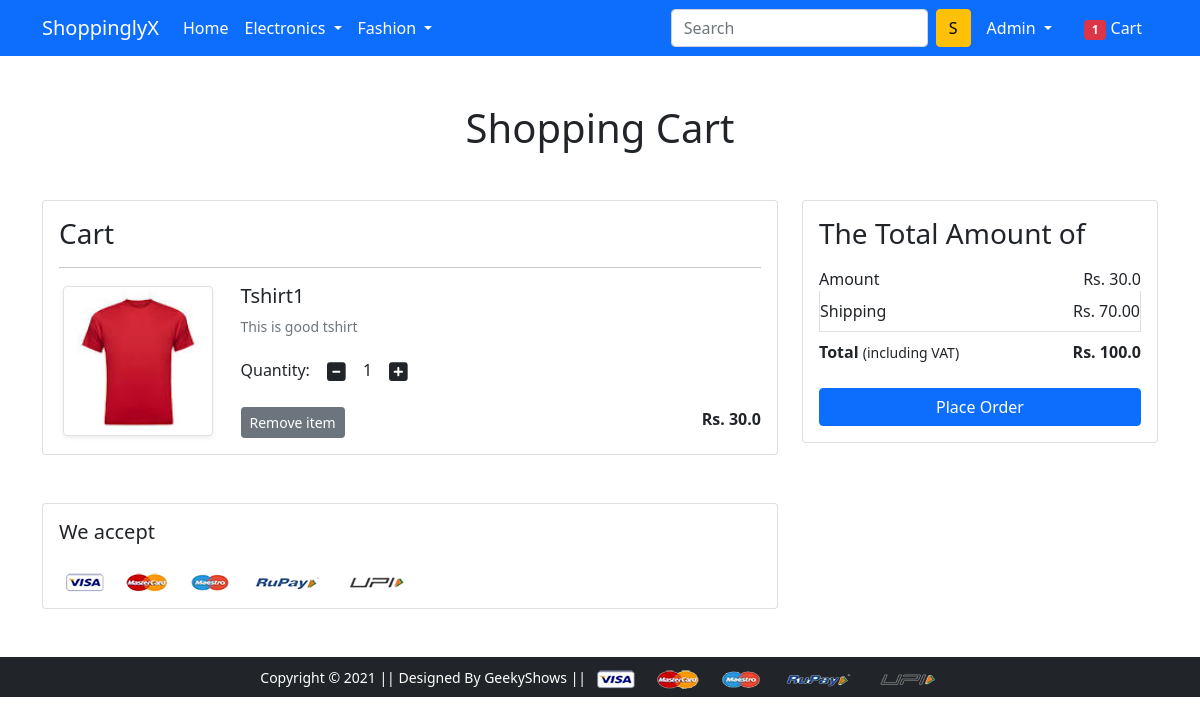
The app's page /cart/ (signed in) with its own data.
### app/models.py (models this page shows, shortened)
class Cart(models.Model):
    user = models.ForeignKey(User , on_delete=models.CASCADE)
    product = models.ForeignKey(Product , on_delete=models.CASCADE)
    quantity = models.PositiveIntegerField(default=1)

class Product(models.Model):
    title =models.CharField(max_length=100)
    selling_price = models.FloatField()
    discount_price = models.FloatField()
    description = models.TextField()
    brand = models.CharField(max_length=100)
    category = models.CharField(choices=CATEGORY_CHOICES , max_length=2)
    product_image = models.ImageField(upload_to='productimg')

### app/views.py (the view)
# urls.py: path('cart/',views.show_cart,name='show_cart'),
@login_required
def show_cart(request):
 if request.user.is_authenticated:
  user = request.user
  cart = Cart.objects.filter(user=user)
  amount = 0.0
  shipping_amount = 70.0
  total_amount = 0.0
  cart_product = [p for p in Cart.objects.all() if p.user == user]
  if cart_product:
   for p in cart_product:
    tempamount = (p.quantity * p.product.discount_price)
    amount += tempamount
    totalamount = amount + shipping_amount
   return render(request, 'app/addtocart.html',{'carts':cart , 'totalamount':totalamount,'amount':amount})
  else:
   return render(request , 'app/emptycart.html')

### app/templates/app/addtocart.html (shortened to what this page needs)
{% extends 'app/base.html' %}
{% load static %}
{% block main-content %}
<div class="container my-5">
 <div class="row">
  <h1 class="text-center mb-5">Shopping Cart</h1>
  <div class="col-sm-8">
  <div class="card">
   <div class="card-body">
    <h3>Cart</h3>
    {% for cart in carts %}
    <hr>
    <div class="row">
     <div class="col-sm-3 text-center align-self-center"><img src="{{cart.product.product_image.url}}" alt="" srcset="" class="img-fluid img-thumbnail shadow-sm" height="150" width="150"> </div>
     <div class="col-sm-9">
      <div>
       <h5>{{cart.product.title}}</h5>
       <p class="mb-2 text-muted small">{{cart.product.description}}</p>
       <div class="my-3">
        <label for="quantity">Quantity:</label>
        <a class="minus-cart btn" pid="{{cart.product.id}}"><i class="fas fa-minus-square fa-lg"></i></a>
          <span id="quantity">{{cart.quantity}}</span>
        <a class="plus-cart btn" pid="{{cart.product.id}}"><i class="fas fa-plus-square fa-lg"></i></a>
       </div>
       <div class="d-flex justify-content-between">
        <a href="#" class="btn btn-sm btn-secondary mr-3 remove-cart" pid="{{cart.product.id}}">Remove item </a>
        <p class="mb-0"><span><strong>Rs. {{cart.product.discount_price}}</strong></span></p>
       </div>
      </div>
     </div>
    </div>
    {% endfor %}
  </div>
  </div>
  </div>
  <div class="col-sm-4">
   <div class="card">
    <div class="card-body">
      <h3>The Total Amount of</h3>
      <ul class="list-group">
       <li class="list-group-item d-flex justify-content-between align-items-center border-0 px-0 pb-0">Amount<span>Rs. <span id="amount">{{amount}}</span></span></li>
       <li class="list-group-item d-flex justify-content-between align-items-center px-0">Shipping<span>Rs. 70.00</span></li>
       <li class="list-group-item d-flex justify-content-between align-items-center border-0 px-0 mb-3">
        <div>
           <strong>Total</strong> <small>(including VAT)</small>
         </div>
         <span><strong>Rs. <strong id="totalamount">{{totalamount}}</strong></strong></span>
       </li>
      </ul>
      <div class="d-grid"><a href="{% url 'checkout' %}" class="btn btn-primary">Place Order</a></div>
    </div>
   </div>
  </div>
 </div>
</div>
<div class="container">
 <div class="row">
  <div class="col-sm-8">
   <div class="card">
    <div class="card-body">
      <h5 class="mb-4">We accept</h5>
      <img src="{% static 'app/images/payment.png' %}" alt="" class="img-fluid">
    </div>
  </div>
  </div>
 </div>
</div>
{% endblock main-content %}

### app/templates/app/base.html (shortened to what this page needs)
<!doctype html>
{% load static %}
<html lang="en">
  <head>
    <link href="https://cdn.jsdelivr.net/npm/bootstrap@5.0.0-beta1/dist/css/bootstrap.min.css" rel="stylesheet">
    <link rel="stylesheet" href="{% static 'app/css/owl.carousel.min.css' %}">
    <link rel="stylesheet" href="{% static 'app/css/all.min.css' %}">
    <link rel="stylesheet" href="{% static 'app/css/style.css' %}">
  </head>
  <body>
    <nav class="navbar navbar-expand-lg navbar-dark bg-primary">
     <div class="container">
       <a class="navbar-brand" href="/">ShoppinglyX</a>
       <div class="collapse navbar-collapse" id="navbarSupportedContent">
         <ul class="navbar-nav me-auto mb-2 mb-lg-0">
           <li class="nav-item">
             <a class="nav-link active" aria-current="page" href="/">Home</a>
           </li>
           <li class="nav-item dropdown">
             <a class="nav-link dropdown-toggle text-white" href="#" id="electronicsDropdown" role="button" data-bs-toggle="dropdown" aria-expanded="false">
               Electronics
             </a>
           </li>
           <li class="nav-item dropdown">
             <a class="nav-link dropdown-toggle text-white" href="#" id="fashionDropdown" role="button" data-bs-toggle="dropdown" aria-expanded="false">
               Fashion
             </a>
           </li>
         </ul>
         <form method="GET" action="/search" class="d-flex">
           <input class="form-control me-2" type="search" placeholder="Search" aria-label="Search" name="query" id="query">
           <button class="btn btn-warning" type="submit">S</button>
         </form>
         <div>
          <ul class="navbar-nav me-auto mb-2 mb-lg-0">
          {% if request.user.is_authenticated %}
           <li class="nav-item dropdown mx-2">
              <a class="nav-link dropdown-toggle text-white" href="#" id="profileDropdown" role="button" data-bs-toggle="dropdown" aria-expanded="false">
                {{request.user.username|capfirst}}
              </a>
            </li>
            <li class="nav-item mx-2">
              <a href="{% url 'show_cart' %}" class="nav-link text-white">{% for cart in carts %}<span class="badge bg-danger">{{forloop.counter}}</span>{% endfor %} Cart </a>
            </li>
            {% endif %}
          </ul>
         </div>
       </div>
     </div>
    </nav>
    {% block main-content %} {% endblock main-content %}
    <footer class="container-fluid bg-dark text-center p-2 mt-5">
        <small class="text-white">Copyright &copy; 2021 || Designed By GeekyShows || </small>
        <img src="{% static 'app/images/payment.png' %}" alt="" srcset="" class="img-fluid" height="2px">
    </footer>
  </body>
</html>

### records on screen
Cart: product.product_image (picture), product "Tshirt1", product.description "This is good tshirt", quantity "1", product.discount_price "30.0"

### other values on screen
{{ request.user.username|capfirst }} "Admin"
{{ amount }} "30.0"
{{ totalamount }} "100.0"
